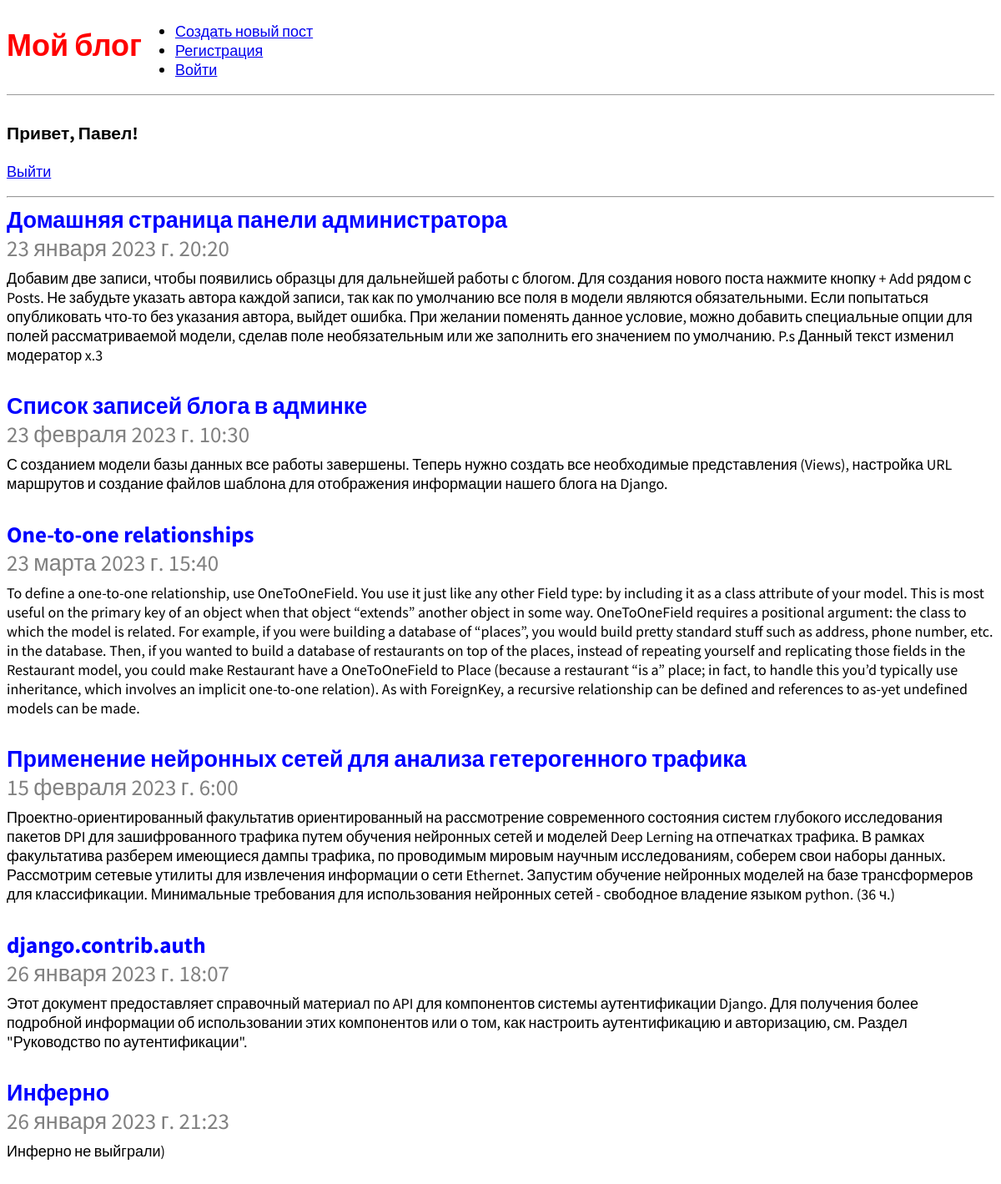
/ (signed in), run on the app's committed database.
### blog/models.py (models this page shows, shortened)
class Post(models.Model):
    title = models.CharField(max_length=200)  # Строковое поле, для строк малого и большого размера.
    author = models.ForeignKey(
        'auth.User',
        on_delete=models.CASCADE,  # Если удалиться пользователь, то и его статьи удаляться(каскадное отношение)
    )
    body = models.TextField()  # Большое текстовое поле
    time_create = models.DateTimeField(default=datetime.datetime.now())

### blog/views.py (the view)
# urls.py: path("", BlogListView.as_view(), name='home'),
class BlogListView(ListView):
    model = Post
    template_name = 'home.html'

### templates/home.html
{% extends 'base.html' %}
{% block content %}
{% if user.is_authenticated %}
  {% for post in object_list %}
    <div class="post-entry">
      <h2>
        <a href="{% url 'post_detail' post.pk %}">{{ post.title }}</a>
        <p style="color:grey;">{{ post.time_create }}</p>
      </h2>
      <p>{{ post.body }}</p>
    </div>
  {% endfor %}
{% endif %}
{% endblock content %}

### templates/base.html (shortened to what this page needs)
{% load static %}
<html>
  <head>
    <link href="{% static 'css/base.css' %}" rel="stylesheet">
  </head>
  <body>
    <header>
       <div>
          <h1><a href="{% url 'home' %}">Мой блог</a></h1>
        </div>
      <ul>
        <li><a href="{% url 'post_new' %}">Создать новый пост</a></li>
        <li><a href="{% url 'signup' %}">Регистрация</a></li>
        <li><a href="{% url 'login' %}">Войти</a></li>
      </ul>
    </header>
    {% if user.is_authenticated %}
        <h3>Привет, {{ user.username }}!</h3>
        <p><a href="{% url 'logout' %}">Выйти</a></p>
        <hr>
      {% else %}
        <p>You are not logged in.</p>
        <a href="{% url 'login' %}">Войти</a>
        <hr>
      {% endif %}
    <div>
      {% block content %}
      {% endblock content %}
    </div>
  </body>
</html>

### static/css/base.css (style rules this page uses)
body { font-family: 'Source Sans Pro', sans-serif; font-size: 18px; }
header { border-bottom: 1px solid #999; margin-bottom: 2rem; display: flex; }
header h1 a { color: red; text-decoration: none; }
.post-entry { margin-bottom: 2rem; }
.post-entry h2 { margin: 0.5rem 0; }
.post-entry h2 a, .post-entry h2 a:visited { color: blue; text-decoration: none; }
.post-entry p { margin: 0; font-weight: 400; }

### data on the page
Post: title "Домашняя страница панели администратора", time_create "23 января 2023 г. 20:20", body "Добавим две записи, чтобы появились образцы для дальнейшей работы с блогом. Для создания нового поста нажмите кнопку + Add рядом с Posts. Не забудьте указать автора каждой записи, так как по умолчанию все поля в модели являются обязательными. Если попытаться опубликовать что-то без указания автора, выйдет ошибка. При желании поменять данное условие, можно добавить специальные опции для полей рассматриваемой модели, сделав поле необязательным или же заполнить его значением по умолчанию. P.s Данный текст изменил модератор x.3"
Post: title "Список записей блога в админке", time_create "23 февраля 2023 г. 10:30", body "С созданием модели базы данных все работы завершены. Теперь нужно создать все необходимые представления (Views), настройка URL маршрутов и создание файлов шаблона для отображения информации нашего блога на Django."
Post: title "One-to-one relationships", time_create "23 марта 2023 г. 15:40", body "To define a one-to-one relationship, use OneToOneField. You use it just like any other Field type: by including it as a class attribute of your model. This is most useful on the primary key of an object when that object “extends” another object in some way. OneToOneField requires a positional argument: the class to which the model is related. For example, if you were building a database of “places”, you would build pretty standard stuff such as address, phone number, etc. in the database. Then, if you wanted to build a database of restaurants on top of the places, instead of repeating yourself and replicating those fields in the Restaurant model, you could make Restaurant have a…"
Post: title "Применение нейронных сетей для анализа гетерогенного трафика", time_create "15 февраля 2023 г. 6:00", body "Проектно-ориентированный факультатив ориентированный на рассмотрение современного состояния систем глубокого исследования пакетов DPI для зашифрованного трафика путем обучения нейронных сетей и моделей Deep Lerning на отпечатках трафика. В рамках факультатива разберем имеющиеся дампы трафика, по проводимым мировым научным исследованиям, соберем свои наборы данных. Рассмотрим сетевые утилиты для извлечения информации о сети Ethernet. Запустим обучение нейронных моделей на базе трансформеров для классификации. Минимальные требования для использования нейронных сетей - свободное владение языком python. (36 ч.)"
Post: title "django.contrib.auth", time_create "26 января 2023 г. 18:07", body "Этот документ предоставляет справочный материал по API для компонентов системы аутентификации Django. Для получения более подробной информации об использовании этих компонентов или о том, как настроить аутентификацию и авторизацию, см. Раздел \"Руководство по аутентификации\"."
Post: title "Инферно", time_create "26 января 2023 г. 21:23", body "Инферно не выйграли)"

### other printed values
{{ user.username }} "Павел"
